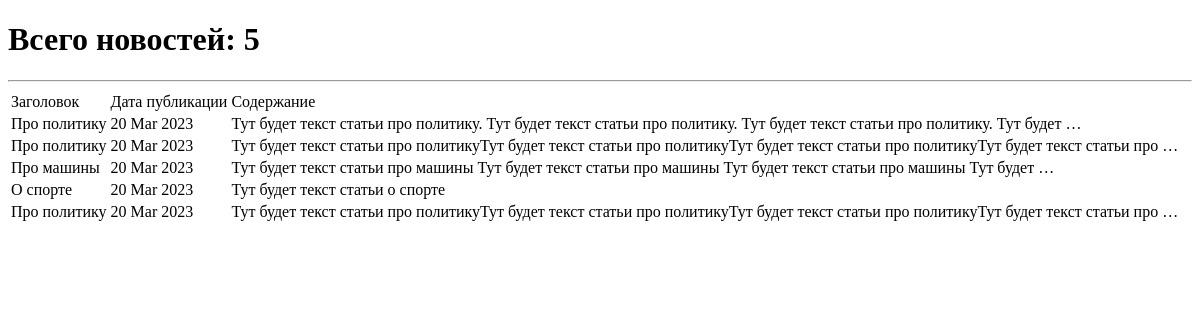
Before: /news/ with the older database file.
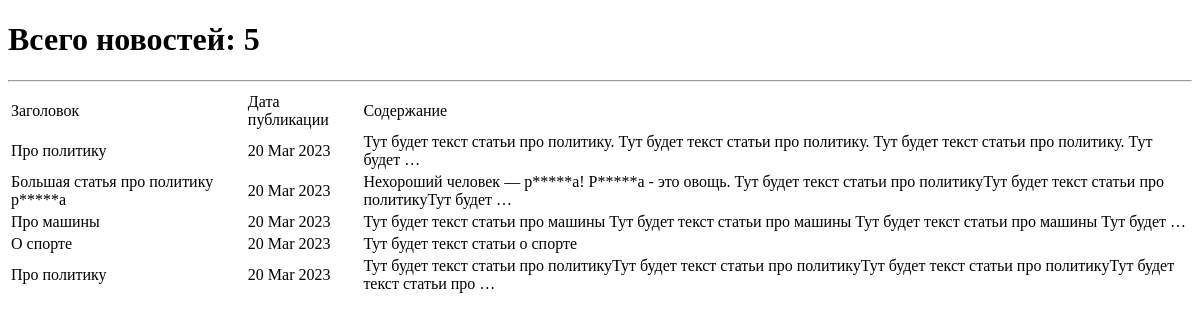
After: the same page with the newer database file.
### news/models.py (models this page shows, shortened)
class Post(models.Model):
    author = models.ForeignKey(Author, on_delete=models.CASCADE)
    content = models.CharField(max_length=2, choices=CONTENTS, default=article)
    date_create = models.DateTimeField(auto_now_add=True)
    category = models.ManyToManyField(Category, through='PostCategory')
    heading = models.CharField(max_length=255)
    text = models.TextField()
    rating = models.IntegerField(default=0)

### news/views.py (the view)
# urls.py: path('', NewsList.as_view(), name='news_list'),
class NewsList(ListView):
    model = Post
    ordering = '-date_create'
    template_name = 'news.html'
    context_object_name = 'news'
    paginate_by = 10

### news/templatetags/custom_filters.py (called while the page is built)
@register.filter()
def censor(value):
    bad_words = [
        'редиска',
        'дурак'
    ]
    for word in bad_words:
        if word in value.lower():
            end_world = ''.join(['*' for _ in word[1:-1]]) + word[-1]
            value = value.replace(word, word[0] + end_world)
            value = value.replace(word.title(), word[0].title() + end_world)
    return value

### templates/news.html (shortened to what this page needs)
{% extends 'flatpages/default.html' %}
{% load custom_filters %}!
{% block content %}
   <h1>Всего новостей: {{ news|length }}</h1>
   <hr>
   {% if news %}
       <table>
           <tr>
               <td>Заголовок</td>
               <td>Дата публикации</td>
               <td>Содержание</td>
           </tr>
           {% for new in news %}
           <tr>
               <td>{{ new.heading|censor }}</td>
               <td>{{ new.date_create|date:'d M Y' }}</td>
               <td>{{ new.text|censor|truncatewords:20 }}</td>
           </tr>
           {% endfor %}
       </table>
   {% else %}
       <h2>Новостей нет!</h2>
   {% endif %}
{% endblock content %}

### templates/flatpages/default.html (shortened to what this page needs)
<!DOCTYPE html>
<html>
<head>
</head>
<body>
{% block content %}{% endblock content %}
</body>
</html>

Changed rows visible on the page:
changed Post: heading|censor "Про политику" → "Большая статья про политику р*****а"; text|censor "Тут будет текст статьи про политикуТут будет текст статьи про политикуТут будет текст статьи про политикуТут будет текст статьи про …" → "Нехороший человек — р*****а! Р*****а - это овощь. Тут будет текст статьи про политикуТут будет текст статьи про политикуТут будет …"
